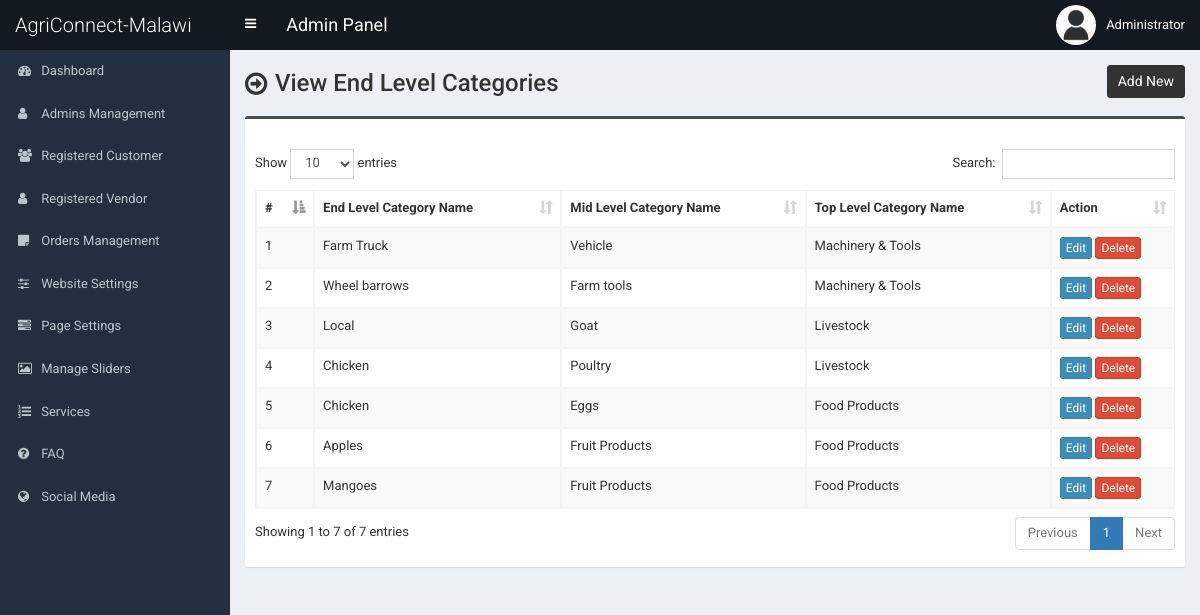
The page /admin/end-category.php (signed in) on the database as committed earlier.
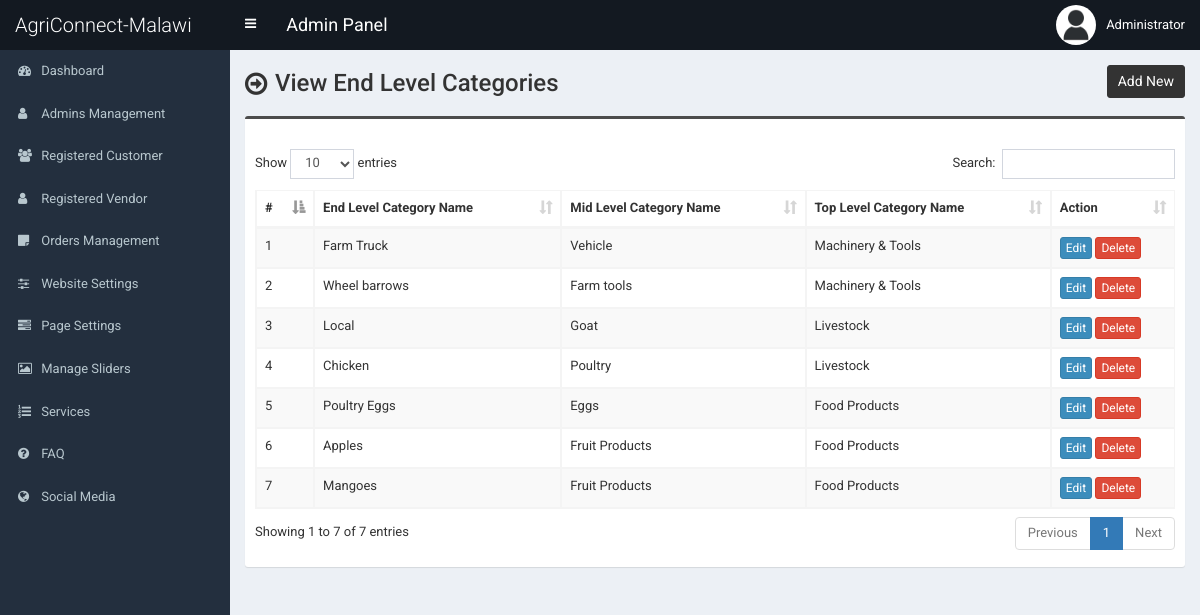
The same page on the database as committed later.
### tables this page shows
CREATE TABLE IF NOT EXISTS `tbl_end_category` (
  `ecat_id` int NOT NULL AUTO_INCREMENT,
  `ecat_name` varchar(255) NOT NULL,
  `mcat_id` int NOT NULL,
  PRIMARY KEY (`ecat_id`)
);

CREATE TABLE IF NOT EXISTS `tbl_mid_category` (
  `mcat_id` int NOT NULL AUTO_INCREMENT,
  `mcat_name` varchar(255) NOT NULL,
  `tcat_id` int NOT NULL,
  PRIMARY KEY (`mcat_id`)
);

CREATE TABLE IF NOT EXISTS `tbl_top_category` (
  `tcat_id` int NOT NULL AUTO_INCREMENT,
  `tcat_name` varchar(255) NOT NULL,
  `show_on_menu` int NOT NULL,
  PRIMARY KEY (`tcat_id`)
);

### admin/end-category.php (the view, shortened to what this page needs)
<?php require_once('header.php'); ?>
<section class="content-header">
	<div class="content-header-left">
		<h1>View End Level Categories</h1>
	</div>
	<div class="content-header-right">
		<a href="end-category-add.php" class="btn btn-primary btn-sm">Add New</a>
	</div>
</section>
<section class="content">
  <div class="row">
    <div class="col-md-12">
      <div class="box box-info">
        <div class="box-body table-responsive">
          <table id="example1" class="table table-bordered table-hover table-striped">
			<thead>
			    <tr>
			        <th>#</th>
			        <th>End Level Category Name</th>
                    <th>Mid Level Category Name</th>
                    <th>Top Level Category Name</th>
			        <th>Action</th>
			    </tr>
			</thead>
            <tbody>
            	<?php
            	$i=0;
            	$statement = $pdo->prepare("SELECT *
                                    FROM tbl_end_category t1
                                    JOIN tbl_mid_category t2
                                    ON t1.mcat_id = t2.mcat_id
                                    JOIN tbl_top_category t3
                                    ON t2.tcat_id = t3.tcat_id
                                    ORDER BY t1.ecat_id DESC
                                    ");
            	$statement->execute();
            	$result = $statement->fetchAll(PDO::FETCH_ASSOC);
            	foreach ($result as $row) {
            		$i++;
            		?>
					<tr>
	                    <td><?php echo $i; ?></td>
	                    <td><?php echo $row['ecat_name']; ?></td>
                        <td><?php echo $row['mcat_name']; ?></td>
                        <td><?php echo $row['tcat_name']; ?></td>
	                    <td>
	                        <a href="end-category-edit.php?id=<?php echo $row['ecat_id']; ?>" class="btn btn-primary btn-xs">Edit</a>
	                        <a href="#" class="btn btn-danger btn-xs" data-href="end-category-delete.php?id=<?php echo $row['ecat_id']; ?>" data-toggle="modal" data-target="#confirm-delete">Delete</a>
	                    </td>
	                </tr>
            		<?php
            	}
            	?>
            </tbody>
          </table>
        </div>
      </div>
</section>
<?php require_once('footer.php'); ?>

Rows that differ between the two databases and show on the page:
changed tbl_end_category "Eggs": ecat_name "Chicken" → "Poultry Eggs"
